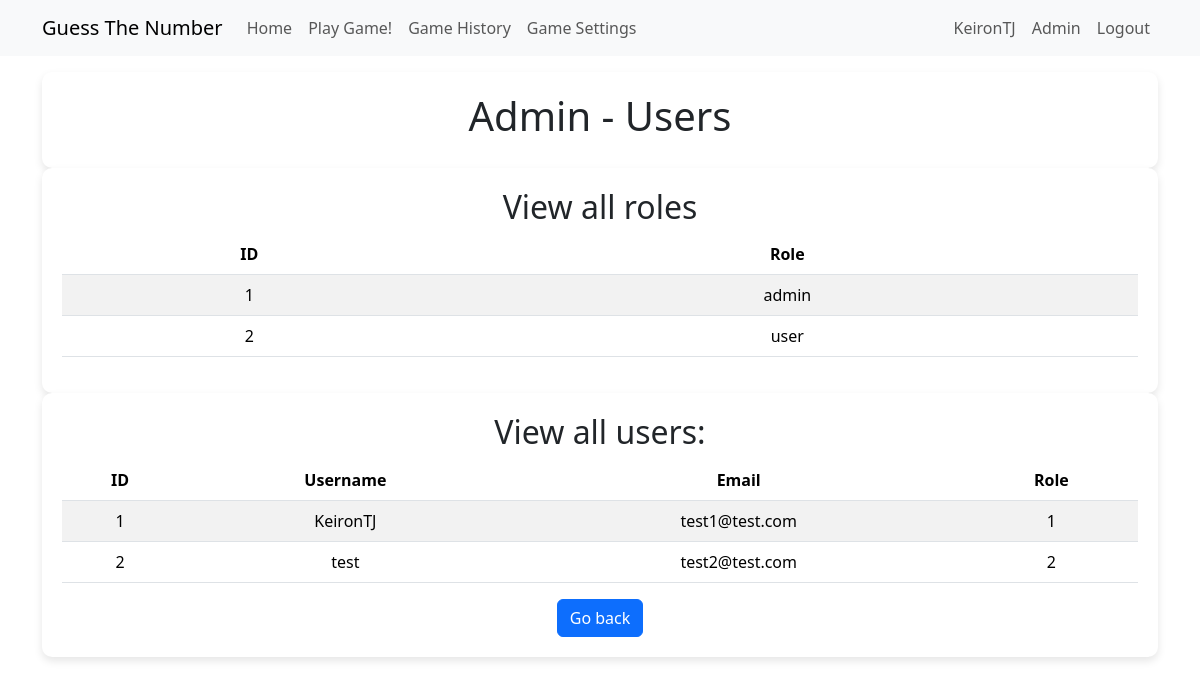
Page /admin_users (signed in) on the committed database.
### app/models.py (models this page shows, shortened)
class User(UserMixin, db.Model):
    id = db.Column(Integer, primary_key=True)
    username = db.Column(String(64), index=True, unique=True)
    email = db.Column(String(120), index=True, unique=True)
    password_hash = db.Column(String(256))
    guesses = so.relationship('GuessTheNumberHistory', back_populates='user')
    guess_settings = so.relationship('GuessTheNumberSettings', back_populates='user')
    roles = so.relationship('Role', secondary='user_roles', back_populates='users')
    def is_admin(self):
        return 'admin' in [role.name for role in self.roles]

class Role(db.Model):
    id = db.Column(Integer, primary_key=True)
    name = db.Column(String(64), index=True, unique=True)
    users = so.relationship('User', secondary='user_roles', back_populates='roles')

### app/admin/routes.py (the view)
@bp.route('/admin_users', methods=['GET', 'POST'])
@login_required
@admin_required
def admin_users():
    users = db.session.query(User).all()
    roles = db.session.query(Role).all()
    user_roles = db.session.query(UserRoles).all()
    return render_template('admin/admin_users.html',
                           title='Admin Users',
                           users=users, roles=roles,
                           user_roles=user_roles)

### app/models.py (called while the page is built)
@login.user_loader
def load_user(id):
    return db.session.get(User, int(id))

### app/templates/admin/admin_users.html
{% extends "main/base.html" %}
{% block content %}
<div class="customdiv">
    <h1>Admin - Users</h1>
</div>
<div class="customdiv">
    <h2>View all roles</h2>
    <table class="table table-striped">
        <thead>
            <tr>
                <th>ID</th>
                <th>Role</th>
            </tr>
        </thead>
        <tbody>
            {% for role in roles %}
                <tr>
                    <td>{{ role.id }}</td>
                    <td>{{ role.name }}</td>
                </tr>
            {% endfor %}
        </tbody>
    </table>
</div>
<div class="customdiv">
    <h2>View all users:</h1>
    <table class="table table-striped">
        <thead>
            <tr>
                <th>ID</th>
                <th>Username</th>
                <th>Email</th>
                <th>Role</th>
            </tr>
        </thead>
        <tbody>
            {% for user in users %}
                <tr>
                    <td>{{ user.id }}</td>
                    <td>{{ user.username }}</td>
                    <td>{{ user.email }}</td>
                    <td>
                        {% for role in user.roles %}
                            {{ role.id }}
                        {% endfor %}
                    </td>
                </tr>
            {% endfor %}
        </tbody>
    </table>
    <a href="{{ url_for('admin.admin_home') }}" class="btn btn-primary">Go back</a>
</div>
{% endblock %}

### app/templates/main/base.html (shortened to what this page needs)
<!doctype html>
<html lang="en">
<head>
    <link href="https://cdn.jsdelivr.net/npm/bootstrap@5.3.2/dist/css/bootstrap.min.css"
          rel="stylesheet"
>
    <link rel="stylesheet" href="{{ url_for('static', filename='style.css') }}">
</head>
<body>
    <nav class="navbar navbar-expand-lg bg-body-tertiary">
        <div class="container">
            <a class="navbar-brand" href="{{ url_for('game.guess_the_number') }}">Guess The Number</a>
            <div class="collapse navbar-collapse" id="navbarSupportedContent">
                <ul class="navbar-nav me-auto mb-2 mb-lg-0">
                    <li class="nav-item">
                        <a class="nav-link" aria-current="page" href="{{ url_for('main.index') }}">Home</a>
                    </li>
                    <li class="nav-item">
                        <a class="nav-link" aria-current="page" href=" {{ url_for('game.guess_the_number')}}">Play Game!</a>
                    </li>
                    <li class="nav-item">
                        <a class="nav-link" aria-current="page" href=" {{ url_for('game.guess_the_number_history') }}">Game History</a>
                    </li>
                    <li class="nav-item">
                        <a class="nav-link" aria-current="page" href="{{ url_for('game.guess_the_number_settings') }}">Game Settings</a>
                    </li>
                </ul>
                <ul class="navbar-nav mb-2 mb-lg-0">
                    {% if current_user.is_anonymous %}
                        <li class="nav-item">
                            <a class="nav-link" aria-current="page" href="{{ url_for('auth.login') }}"">Login</a>
                        </li>
                    {% else %}
                        <li class="nav-item">
                            <a class="nav-link" aria-current="page" href="{{ url_for('main.index')}} ">{{ current_user.username }}</a>
                        </li>
                        {% if current_user.is_admin() %}
                            <li class="nav-item">
                                <a class="nav-link" aria-current="page" href="{{ url_for('admin.admin_home') }}">Admin</a>
                            </li>
                        {% endif %}
                        <li class="nav-item">
                            <a class="nav-link" aria-current="page" href="{{ url_for('auth.logout')}} ">Logout</a>
                        </li>
                    {% endif %}
                </ul>
            </div>
        </div>
    </nav>
    <div class="container mt-3">
        {% block content %}{% endblock %}
    </div>
</body>
</html>

### app/static/style.css (style rules this page uses)
.customdiv { background-color: white; padding: 20px; border-radius: 10px; box-shadow: 0 4px 8px rgba(0,0,0,0.1); text-align: center; }

### rows in the picture
User: username "KeironTJ", id "1", email "test1@test.com"
Role: id "1", name "admin"
Role: id "2", name "user"
User: id "2", username "test", email "test2@test.com"
